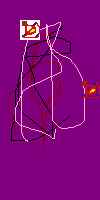

The Python source for this figure:
from PIL import Image
purpleImage = Image.open('purpleImage.png')
transparentImage = Image.open('transparentImage2.png')
#white background
purpleImage.paste(transparentImage,(20,20))
#transparent background
purpleImage.paste(transparentImage,(80,80),transparentImage)
purpleImage.save('copypaste.png')
